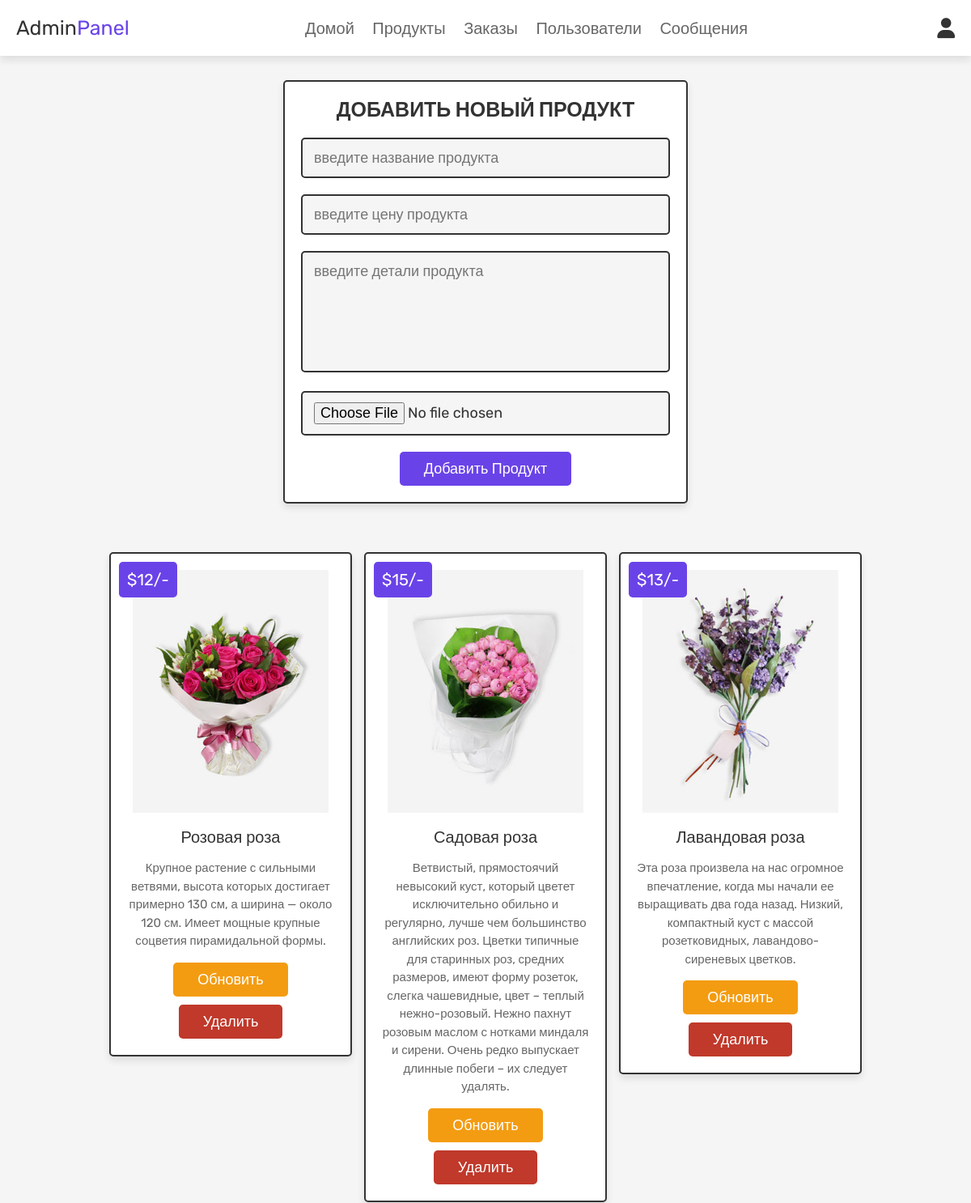
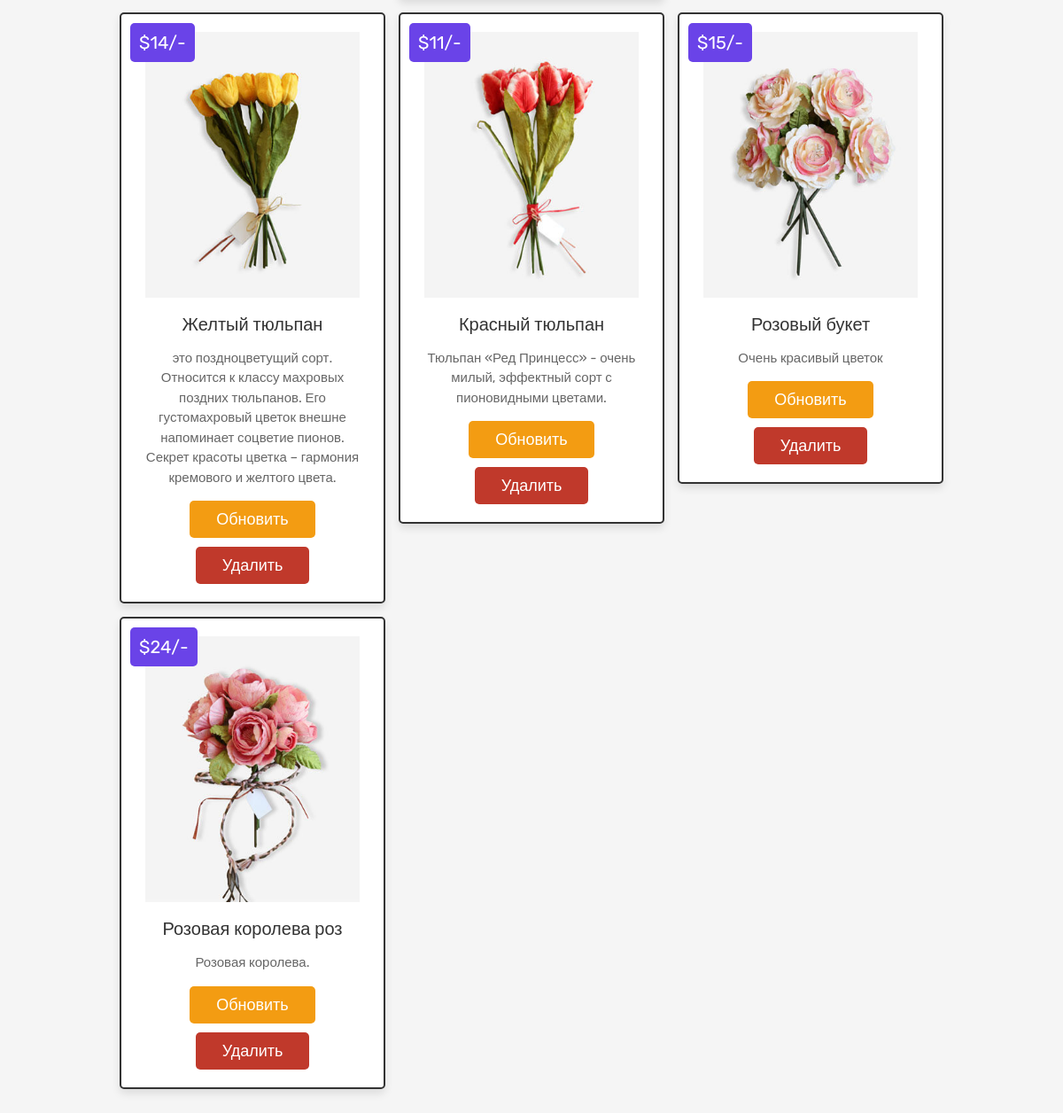
The page /admin_products.php (signed in) on the database its author committed (2 pictures, top to bottom).
### tables this page shows
CREATE TABLE `products` (
  `id` int(100) NOT NULL,
  `name` varchar(100) NOT NULL,
  `details` varchar(500) NOT NULL,
  `price` int(100) NOT NULL,
  `image` varchar(100) NOT NULL
);

### admin_products.php (the view, shortened to what this page needs)
<?php
@include 'config.php';
?>
<!DOCTYPE html>
<html lang="en">
<head>
   <link rel="stylesheet" href="https://cdnjs.cloudflare.com/ajax/libs/font-awesome/6.0.0/css/all.min.css">
   <link rel="stylesheet" href="css/admin_style.css">
</head>
<body>
<?php @include 'admin_header.php'; ?>
<section class="add-products">
   <form action="" method="POST" enctype="multipart/form-data">
      <h3>Добавить новый продукт</h3>
      <input type="text" class="box" required placeholder="введите название продукта" name="name">
      <input type="number" min="0" class="box" required placeholder="введите цену продукта" name="price">
      <textarea name="details" class="box" required placeholder="введите детали продукта" cols="30" rows="10"></textarea>
      <input type="file" accept="image/jpg, image/jpeg, image/png" required class="box" name="image">
      <input type="submit" value="добавить продукт" name="add_product" class="btn">
   </form>
</section>
<section class="show-products">
   <div class="box-container">
      <?php
         $select_products = mysqli_query($conn, "SELECT * FROM `products`") or die('query failed');
         if(mysqli_num_rows($select_products) > 0){
            while($fetch_products = mysqli_fetch_assoc($select_products)){
      ?>
      <div class="box">
         <div class="price">$<?php echo $fetch_products['price']; ?>/-</div>
         <img class="image" src="uploaded_img/<?php echo $fetch_products['image']; ?>" alt="">
         <div class="name"><?php echo $fetch_products['name']; ?></div>
         <div class="details"><?php echo $fetch_products['details']; ?></div>
         <a href="admin_update_product.php?update=<?php echo $fetch_products['id']; ?>" class="option-btn">Обновить</a>
         <a href="admin_products.php?delete=<?php echo $fetch_products['id']; ?>" class="delete-btn" onclick="return confirm('удалить этот продукт?');">Удалить</a>
      </div>
      <?php
         }
      }else{
         echo '<p class="empty">Товары еще не добавлены!</p>';
      }
      ?>
   </div>
</section>
</body>
</html>

### admin_header.php (shortened to what this page needs)
<header class="header">
   <div class="flex">
      <a href="admin_page.php" class="logo">Admin<span>Panel</span></a>
      <nav class="navbar">
         <a href="admin_page.php">Домой</a>
         <a href="admin_products.php">Продукты</a>
         <a href="admin_orders.php">Заказы</a>
         <a href="admin_users.php">Пользователи</a>
         <a href="admin_contacts.php">Сообщения</a>
      </nav>
      <div class="icons">
         <div id="user-btn" class="fas fa-user"></div>
      </div>
   </div>
</header>

### css/admin_style.css (style rules this page uses)
:root { --pink:#6a43e8; --red:#c0392b; --orange:#f39c12; --black:#333; --white:#fff; --light-color:#666; --light-white:#ccc; --light-bg:#f5f5f5; --border:.2rem solid var(--black); --box-shadow:0 .5rem 1rem rgba(0,0,0,.1); }
* { font-family: 'Rubik', sans-serif; margin:0; padding:0; box-sizing: border-box; outline: none; border:none; text-decoration: none; transition:all .2s linear; }
html { font-size: 62.5%; overflow-x: hidden; scroll-behavior: smooth; scroll-padding-top: 6.5rem; }
body { background: var(--light-bg); }
section { padding:3rem 2rem; }
.btn, .delete-btn, .option-btn { display: inline-block; border-radius: .5rem; margin-top: 1rem; font-size: 1.8rem; color:var(--white); cursor: pointer; padding:1rem 3rem; text-transform: capitalize; }
.btn { background-color: var(--pink); }
.delete-btn { background-color: var(--red); }
.option-btn { background-color: var(--orange); }
.header { position: sticky; top:0; left:0; right:0; z-index: 1000; background-color: var(--white); box-shadow: var(--box-shadow); }
.header .flex { display: flex; align-items: center; justify-content: space-between; padding:2rem; max-width: 1200px; margin:0 auto; position: relative; }
.header .flex .icons div { font-size: 2.5rem; margin-left: 1.7rem; cursor: pointer; color:var(--black); }
.header .flex .navbar a { margin:0 1rem; font-size: 2rem; color:var(--light-color); }
.header .flex .logo { font-size: 2.5rem; color:var(--black); }
.header .flex .logo span { color:var(--pink); }
.add-products form { max-width: 50rem; border-radius: .5rem; background-color: var(--white); border:var(--border); padding:2rem; text-align: center; margin:0 auto; box-shadow: var(--box-shadow); }
.add-products form h3 { font-size: 2.5rem; text-transform: uppercase; color:var(--black); margin-bottom: 1rem; }
.add-products form .box { width: 100%; margin:1rem 0; font-size: 1.8rem; color:var(--black); border-radius: .5rem; background-color: var(--light-bg); padding:1.2rem 1.4rem; border:var(--border); }
.add-products form textarea { height: 15rem; resize: none; }
.show-products .box-container { display: grid; grid-template-columns: repeat(auto-fit, 30rem); gap:1.5rem; align-items: flex-start; max-width: 1200px; margin: 0 auto; justify-content: center; }
.show-products .box-container .box { text-align: center; padding:2rem; border:var(--border); background-color: var(--white); box-shadow: var(--box-shadow); border-radius: .5rem; position: relative; }
.show-products .box-container .box .image { height: 30rem; margin-bottom: .5rem; }
.show-products .box-container .box .price { background-color: var(--pink); position: absolute; top:1rem; left:1rem; border-radius: .5rem; color:var(--white); padding:1rem; font-size: 2rem; }
.show-products .box-container .box .name { margin:1rem 0; font-size: 2rem; color:var(--black); }
.show-products .box-container .box .details { line-height: 1.5; color:var(--light-color); font-size: 1.5rem; padding:.5rem 0; }

### rows shown on the page
products: price "12", image (picture), name "Розовая роза", details "Крупное растение с сильными ветвями, высота которых достигает примерно 130 см, а ширина — около 120 см. Имеет мощные крупные соцветия пирамидальной формы."
products: price "15", image (picture), name "Садовая роза", details "Ветвистый, прямостоячий невысокий куст, который цветет исключительно обильно и регулярно, лучше чем большинство английских роз. Цветки типичные для старинных роз, средних размеров, имеют форму розеток, слегка чашевидные, цвет – теплый нежно-розовый. Нежно пахнут розовым маслом с нотками миндаля и сирени. Очень редко выпускает длинные побеги – их следует удалять."
products: price "13", image (picture), name "Лавандовая роза", details "Эта роза произвела на нас огромное впечатление, когда мы начали ее выращивать два года назад. Низкий, компактный куст с массой розетковидных, лавандово-сиреневых цветков."
products: price "14", image (picture), name "Желтый тюльпан", details "это поздноцветущий сорт. Относится к классу махровых поздних тюльпанов. Его густомахровый цветок внешне напоминает соцветие пионов. Секрет красоты цветка – гармония кремового и желтого цвета."
products: price "11", image (picture), name "Красный тюльпан", details "Тюльпан «Ред Принцесс» - очень милый, эффектный сорт с пионовидными цветами."
products: price "15", image (picture), name "Розовый букет", details "Очень красивый цветок"
products: price "24", image (picture), name "Розовая королева роз", details "Розовая королева."
